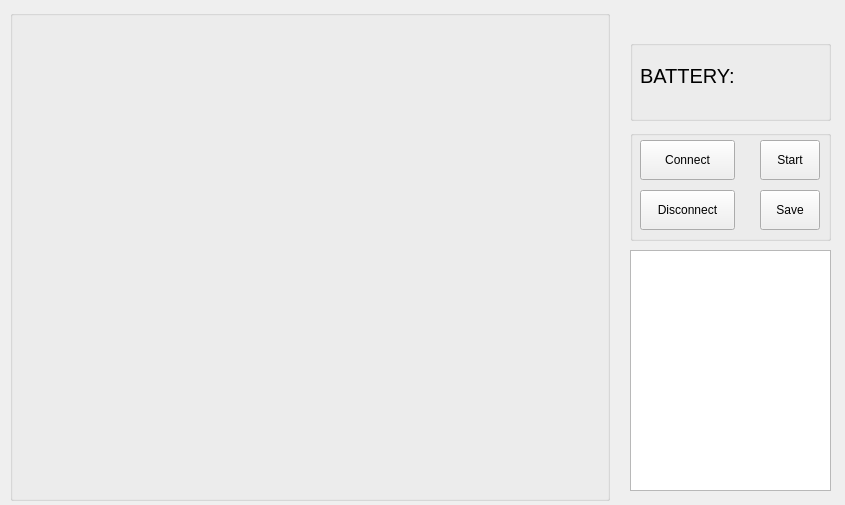
<?xml version="1.0" encoding="UTF-8"?>
<ui version="4.0">
 <class>Form</class>
 <widget class="QWidget" name="Form">
  <property name="geometry">
   <rect>
    <x>0</x>
    <y>0</y>
    <width>845</width>
    <height>505</height>
   </rect>
  </property>
  <property name="windowTitle">
   <string>pyMyo-train</string>
  </property>
  <property name="windowIcon">
   <iconset>
    <normaloff>../../../../DYX/.designer/backup/logo.png</normaloff>../../../../DYX/.designer/backup/logo.png</iconset>
  </property>
  <widget class="QGroupBox" name="GroupEMG">
   <property name="geometry">
    <rect>
     <x>10</x>
     <y>10</y>
     <width>600</width>
     <height>491</height>
    </rect>
   </property>
   <property name="title">
    <string/>
   </property>
   <widget class="QWidget" name="verticalLayoutWidget">
    <property name="geometry">
     <rect>
      <x>20</x>
      <y>20</y>
      <width>571</width>
      <height>461</height>
     </rect>
    </property>
    <layout class="QVBoxLayout" name="graph_layout">
     <property name="sizeConstraint">
      <enum>QLayout::SetDefaultConstraint</enum>
     </property>
    </layout>
   </widget>
  </widget>
  <widget class="QGroupBox" name="funcArea">
   <property name="geometry">
    <rect>
     <x>630</x>
     <y>40</y>
     <width>201</width>
     <height>81</height>
    </rect>
   </property>
   <property name="title">
    <string/>
   </property>
   <widget class="QWidget" name="layoutWidget">
    <property name="geometry">
     <rect>
      <x>10</x>
      <y>0</y>
      <width>181</width>
      <height>72</height>
     </rect>
    </property>
    <layout class="QGridLayout" name="gridLayout">
     <property name="spacing">
      <number>6</number>
     </property>
     <item row="0" column="0">
      <widget class="QLabel" name="Battery">
       <property name="enabled">
        <bool>true</bool>
       </property>
       <property name="maximumSize">
        <size>
         <width>16777215</width>
         <height>16777215</height>
        </size>
       </property>
       <property name="font">
        <font>
         <pointsize>15</pointsize>
        </font>
       </property>
       <property name="text">
        <string>BATTERY:</string>
       </property>
      </widget>
     </item>
     <item row="0" column="1">
      <widget class="QLabel" name="setBATTERY">
       <property name="font">
        <font>
         <pointsize>15</pointsize>
        </font>
       </property>
       <property name="text">
        <string/>
       </property>
      </widget>
     </item>
    </layout>
   </widget>
  </widget>
  <widget class="QGroupBox" name="btnGroup">
   <property name="geometry">
    <rect>
     <x>630</x>
     <y>130</y>
     <width>201</width>
     <height>111</height>
    </rect>
   </property>
   <property name="title">
    <string/>
   </property>
   <widget class="QPushButton" name="connectBtn">
    <property name="geometry">
     <rect>
      <x>10</x>
      <y>10</y>
      <width>95</width>
      <height>40</height>
     </rect>
    </property>
    <property name="text">
     <string>Connect</string>
    </property>
   </widget>
   <widget class="QPushButton" name="disConnectBtn">
    <property name="geometry">
     <rect>
      <x>10</x>
      <y>60</y>
      <width>95</width>
      <height>40</height>
     </rect>
    </property>
    <property name="text">
     <string>Disconnect</string>
    </property>
   </widget>
   <widget class="QPushButton" name="startBtn">
    <property name="geometry">
     <rect>
      <x>130</x>
      <y>10</y>
      <width>60</width>
      <height>40</height>
     </rect>
    </property>
    <property name="text">
     <string>Start</string>
    </property>
   </widget>
   <widget class="QPushButton" name="saveBtn">
    <property name="geometry">
     <rect>
      <x>130</x>
      <y>60</y>
      <width>60</width>
      <height>40</height>
     </rect>
    </property>
    <property name="text">
     <string>Save</string>
    </property>
   </widget>
  </widget>
  <widget class="QGroupBox" name="msgGroup">
   <property name="geometry">
    <rect>
     <x>630</x>
     <y>250</y>
     <width>201</width>
     <height>241</height>
    </rect>
   </property>
   <property name="title">
    <string/>
   </property>
   <widget class="QTextBrowser" name="msgBrowser">
    <property name="geometry">
     <rect>
      <x>0</x>
      <y>0</y>
      <width>201</width>
      <height>241</height>
     </rect>
    </property>
    <property name="locale">
     <locale language="English" country="UnitedStates"/>
    </property>
   </widget>
  </widget>
 </widget>
 <tabstops>
  <tabstop>connectBtn</tabstop>
  <tabstop>disConnectBtn</tabstop>
  <tabstop>startBtn</tabstop>
  <tabstop>msgBrowser</tabstop>
 </tabstops>
 <resources/>
 <connections/>
</ui>
